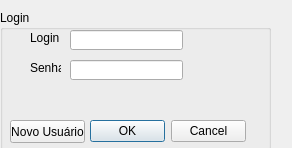
<?xml version="1.0" encoding="UTF-8"?>
<ui version="4.0">
 <class>Dialog</class>
 <widget class="QDialog" name="Dialog">
  <property name="geometry">
   <rect>
    <x>0</x>
    <y>0</y>
    <width>292</width>
    <height>148</height>
   </rect>
  </property>
  <property name="windowTitle">
   <string>Dialog</string>
  </property>
  <widget class="QGroupBox" name="groupBox">
   <property name="geometry">
    <rect>
     <x>0</x>
     <y>10</y>
     <width>271</width>
     <height>141</height>
    </rect>
   </property>
   <property name="title">
    <string>Login</string>
   </property>
   <widget class="QLabel" name="label">
    <property name="geometry">
     <rect>
      <x>30</x>
      <y>20</y>
      <width>31</width>
      <height>16</height>
     </rect>
    </property>
    <property name="text">
     <string>Login</string>
    </property>
   </widget>
   <widget class="QLineEdit" name="lineEdit">
    <property name="geometry">
     <rect>
      <x>70</x>
      <y>20</y>
      <width>113</width>
      <height>20</height>
     </rect>
    </property>
   </widget>
   <widget class="QLabel" name="label_2">
    <property name="geometry">
     <rect>
      <x>30</x>
      <y>50</y>
      <width>31</width>
      <height>16</height>
     </rect>
    </property>
    <property name="text">
     <string>Senha</string>
    </property>
   </widget>
   <widget class="QLineEdit" name="lineEdit_2">
    <property name="geometry">
     <rect>
      <x>70</x>
      <y>50</y>
      <width>113</width>
      <height>20</height>
     </rect>
    </property>
    <property name="frame">
     <bool>true</bool>
    </property>
    <property name="echoMode">
     <enum>QLineEdit::Password</enum>
    </property>
    <property name="dragEnabled">
     <bool>false</bool>
    </property>
    <property name="readOnly">
     <bool>false</bool>
    </property>
    <property name="cursorMoveStyle">
     <enum>Qt::LogicalMoveStyle</enum>
    </property>
   </widget>
   <widget class="QDialogButtonBox" name="buttonBox">
    <property name="geometry">
     <rect>
      <x>90</x>
      <y>110</y>
      <width>156</width>
      <height>23</height>
     </rect>
    </property>
    <property name="standardButtons">
     <set>QDialogButtonBox::Cancel|QDialogButtonBox::Ok</set>
    </property>
   </widget>
   <widget class="QPushButton" name="pushButton">
    <property name="geometry">
     <rect>
      <x>10</x>
      <y>110</y>
      <width>75</width>
      <height>23</height>
     </rect>
    </property>
    <property name="text">
     <string>Novo Usuário</string>
    </property>
   </widget>
  </widget>
 </widget>
 <resources/>
 <connections/>
</ui>
